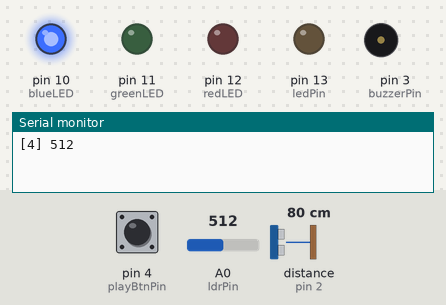
A sketch run on a simulated Arduino Uno, built with avr-gcc and run on an emulated ATmega328P. Parts: output pins drawn as LEDs (lit = HIGH), buzzer (waves = sounding, pin HIGH), the last lines printed to the serial monitor. Wiring (inferred from the names in the program): range finder with pulse-width output: data pin 2. Inputs (shaded band) come from the test bench; at power-on: pin 4 (playBtnPin) LOW, A0 (ldrPin) = 512, distance to the obstacle (sensor on pin 2) 80 cm.

Above: at 1.2 s.
1.3 s: pin 4 (playBtnPin) pulled HIGH for 0.15 s
At 2.1 s:
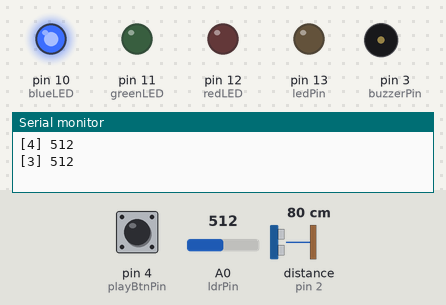
2.9 s: A0 (ldrPin) set to 810
7.1 s: A0 (ldrPin) set to 790
11.3 s: A0 (ldrPin) set to 817
At 11.8 s:
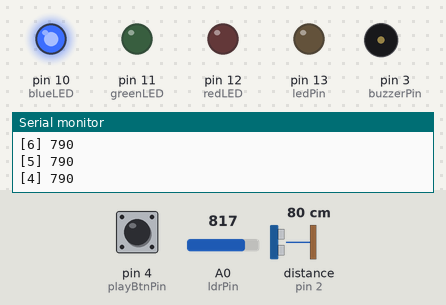
12.8 s: A0 (ldrPin) set to 716
At 14.4 s:
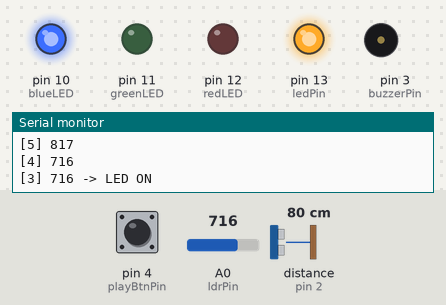
15.5 s: pin 4 (playBtnPin) pulled HIGH for 1 s
At 16.5 s:
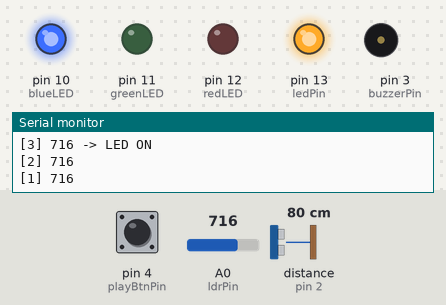
Timing chart, 0 to 18.5 s (numbered marks = the images above; inputs shaded):
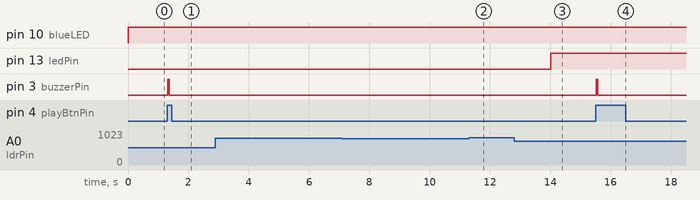

Measured:
- after the input at 1.3 s, pin 3 (buzzerPin): LOW → HIGH at once, → LOW 0.05 s later
- after the input at 11.3 s, pin 13 (ledPin): stays LOW (without the input it goes to HIGH after 0.71 s)
- after the input at 12.8 s, pin 13 (ledPin): LOW → HIGH after 1.2 s
- after the input at 15.5 s, pin 3 (buzzerPin): LOW → HIGH at once, → LOW 0.05 s later

The sketch:

VIN_projekt.ino
```cpp
#include "pitches.h"

const int lightBtnPin = 2;
const int playBtnPin = 4;
const int ledPin = 13;
const int ldrPin = A0;
const int buzzerPin = 3;
const int redLED = 12;
const int greenLED = 11;
const int blueLED = 10;

unsigned long lightBtn_LDT = 0;
unsigned long playBtn_LDT = 0;
unsigned long debounceDelay = 25;
unsigned long time1;
unsigned long time2;

int runMode = 0;
int daylight = 5;
int lightButtonState;
int playButtonState;
int whiteLEDState = HIGH;
int lightBtn_LDS = LOW;
int playBtn_LDS = LOW;
int LDR_value = 0;

boolean interupt = false;

void setup() {
  // put your setup code here, to run once:
  pinMode(ldrPin, INPUT);
  pinMode(ledPin, OUTPUT);
  pinMode(lightBtnPin, INPUT);
  pinMode(playBtnPin, INPUT);
  pinMode(buzzerPin, OUTPUT);

  pinMode(redLED, OUTPUT);
  pinMode(greenLED, OUTPUT);
  pinMode(blueLED, OUTPUT);

  time1 = millis();

  Serial.begin(9600);

  attachInterrupt(0, interuptF, RISING);
}

void loop() {
  // put your main code here, to run repeatedly:
  interupt = false;

  checkLightBtn();
  checkPlayBtn();

  if(runMode == 0){
    sensor();
  }else if(runMode == 1){
    digitalWrite(ledPin, HIGH);
  }else{
    digitalWrite(ledPin, LOW);
  }

  toggleLED(runMode);
}

void toggleLED(int runMode){
  int pin1 = 10 + runMode;
  int pin2 = 10 + (runMode + 1) % 3;
  int pin3 = 10 + (runMode + 2) % 3;

  digitalWrite(pin1, HIGH);
  digitalWrite(pin2, LOW);
  digitalWrite(pin3, LOW);
}

void interuptF(){
  interupt = true;
}

void checkLightBtn(){
  int button = digitalRead(lightBtnPin);

  if (button != lightBtn_LDS) {
    lightBtn_LDT = millis();
  }

  if ((millis() - lightBtn_LDT) > debounceDelay) {

    if (button != lightButtonState) {
      lightButtonState = button;

      if (lightButtonState == HIGH) {
        runMode++;
        if(runMode > 2) runMode = 0;

        if(runMode == 0) daylight = 5;

        btnClick();
      }
    }
  }

  lightBtn_LDS = button;
}

void checkPlayBtn(){
  int button = digitalRead(playBtnPin);

  if (button != playBtn_LDS) {
    playBtn_LDT = millis();
  }

  if ((millis() - playBtn_LDT) > debounceDelay) {

    if (button != playButtonState) {
      playButtonState = button;

      if (playButtonState == HIGH) {
        btnClick();
        TakeOnMe();
      }
    }
  }

  playBtn_LDS = button;
}

void TakeOnMe(){

  int melody[] = {

    NOTE_FS5,8, NOTE_FS5,8,NOTE_D5,8, NOTE_B4,8, REST,8, NOTE_B4,8, REST,8, NOTE_E5,8,
    REST,8, NOTE_E5,8, REST,8, NOTE_E5,8, NOTE_GS5,8, NOTE_GS5,8, NOTE_A5,8, NOTE_B5,8,
    NOTE_A5,8, NOTE_A5,8, NOTE_A5,8, NOTE_E5,8, REST,8, NOTE_D5,8, REST,8, NOTE_FS5,8,
    REST,8, NOTE_FS5,8, REST,8, NOTE_FS5,8, NOTE_E5,8, NOTE_E5,8, NOTE_FS5,8, NOTE_E5,8,
    NOTE_FS5,8, NOTE_FS5,8,NOTE_D5,8, NOTE_B4,8, REST,8, NOTE_B4,8, REST,8, NOTE_E5,8,

    REST,8, NOTE_E5,8, REST,8, NOTE_E5,8, NOTE_GS5,8, NOTE_GS5,8, NOTE_A5,8, NOTE_B5,8,
    NOTE_A5,8, NOTE_A5,8, NOTE_A5,8, NOTE_E5,8, REST,8, NOTE_D5,8, REST,8, NOTE_FS5,8,
    REST,8, NOTE_FS5,8, REST,8, NOTE_FS5,8, NOTE_E5,8, NOTE_E5,8, NOTE_FS5,8, NOTE_E5,8,
    NOTE_FS5,8, NOTE_FS5,8,NOTE_D5,8, NOTE_B4,8, REST,8, NOTE_B4,8, REST,8, NOTE_E5,8,
    REST,8, NOTE_E5,8, REST,8, NOTE_E5,8, NOTE_GS5,8, NOTE_GS5,8, NOTE_A5,8, NOTE_B5,8,

    NOTE_A5,8, NOTE_A5,8, NOTE_A5,8, NOTE_E5,8, REST,8, NOTE_D5,8, REST,8, NOTE_FS5,8,
    REST,8, NOTE_FS5,8, REST,8, NOTE_FS5,8, NOTE_E5,8, NOTE_E5,8, NOTE_FS5,8, NOTE_E5,8

  };

  playSong(melody, sizeof(melody), 180);
}

void playSong(int melody[], int n, int tempo){

  int led = runMode;
  boolean ledS = true;

  int notes = n / sizeof(melody[0]) / 2;
  int wholenote = (60000 * 4) / tempo;
  int divider = 0, noteDuration = 0;

  for (int note = 0; note < notes * 2; note += 2) {

    if(interupt) break;

    led++;
    if(led > 2) led = 0;

    toggleLED(led);

    int pin1 = 10 + led;

    divider = melody[note + 1];
    if (divider > 0) {
      noteDuration = (wholenote) / divider;
    } else if (divider < 0) {
      noteDuration = (wholenote) / abs(divider);
      noteDuration *= 1.5;
    }


    tone(buzzerPin, melody[note], noteDuration * 0.9);
    delay(noteDuration);
    noTone(buzzerPin);
  }
}

void btnClick(){
  digitalWrite(buzzerPin, HIGH);
  delay(50);
  digitalWrite(buzzerPin, LOW);
}

void sensor(){

  time2 = millis();

  if(time2 - time1 > 1000){
    time1 = time2;

    LDR_value = analogRead(ldrPin);

    if(LDR_value < 800){
      if(daylight > 0) daylight--;
    }else{
      if(daylight < 10) daylight++;
    }

    String s = "[" + String(daylight) + "] " + LDR_value;

    Serial.print(s);

    if(daylight > 6 && whiteLEDState == HIGH) {
      whiteLEDState = LOW;
      digitalWrite(ledPin, whiteLEDState);
      Serial.print(" -> LED OFF");
    }
    else if(daylight < 4 && whiteLEDState == LOW) {
      whiteLEDState = HIGH;
      digitalWrite(ledPin, whiteLEDState);
      Serial.print(" -> LED ON");
    }

    Serial.println();
  }
}
```

pitches.h
```cpp
/*************************************************

 * Public Constants

 *************************************************/

#define NOTE_B0  31
#define NOTE_C1  33
#define NOTE_CS1 35
#define NOTE_D1  37
#define NOTE_DS1 39
#define NOTE_E1  41
#define NOTE_F1  44
#define NOTE_FS1 46
#define NOTE_G1  49
#define NOTE_GS1 52
#define NOTE_A1  55
#define NOTE_AS1 58
#define NOTE_B1  62
#define NOTE_C2  65
#define NOTE_CS2 69
#define NOTE_D2  73
#define NOTE_DS2 78
#define NOTE_E2  82
#define NOTE_F2  87
#define NOTE_FS2 93
#define NOTE_G2  98
#define NOTE_GS2 104
#define NOTE_A2  110
#define NOTE_AS2 117
#define NOTE_B2  123
#define NOTE_C3  131
#define NOTE_CS3 139
#define NOTE_D3  147
#define NOTE_DS3 156
#define NOTE_E3  165
#define NOTE_F3  175
#define NOTE_FS3 185
#define NOTE_G3  196
#define NOTE_GS3 208
#define NOTE_A3  220
#define NOTE_AS3 233
#define NOTE_B3  247
#define NOTE_C4  262
#define NOTE_CS4 277
#define NOTE_D4  294
#define NOTE_DS4 311
#define NOTE_E4  330
#define NOTE_F4  349
#define NOTE_FS4 370
#define NOTE_G4  392
#define NOTE_GS4 415
#define NOTE_A4  440
#define NOTE_AS4 466
#define NOTE_B4  494
#define NOTE_C5  523
#define NOTE_CS5 554
#define NOTE_D5  587
#define NOTE_DS5 622
#define NOTE_E5  659
#define NOTE_F5  698
#define NOTE_FS5 740
#define NOTE_G5  784
#define NOTE_GS5 831
#define NOTE_A5  880
#define NOTE_AS5 932
#define NOTE_B5  988
#define NOTE_C6  1047
#define NOTE_CS6 1109
#define NOTE_D6  1175
#define NOTE_DS6 1245
#define NOTE_E6  1319
#define NOTE_F6  1397
#define NOTE_FS6 1480
#define NOTE_G6  1568
#define NOTE_GS6 1661
#define NOTE_A6  1760
#define NOTE_AS6 1865
#define NOTE_B6  1976
#define NOTE_C7  2093
#define NOTE_CS7 2217
#define NOTE_D7  2349
#define NOTE_DS7 2489
#define NOTE_E7  2637
#define NOTE_F7  2794
#define NOTE_FS7 2960
#define NOTE_G7  3136
#define NOTE_GS7 3322
#define NOTE_A7  3520
#define NOTE_AS7 3729
#define NOTE_B7  3951
#define NOTE_C8  4186
#define NOTE_CS8 4435
#define NOTE_D8  4699
#define NOTE_DS8 4978
#define REST      0
```
